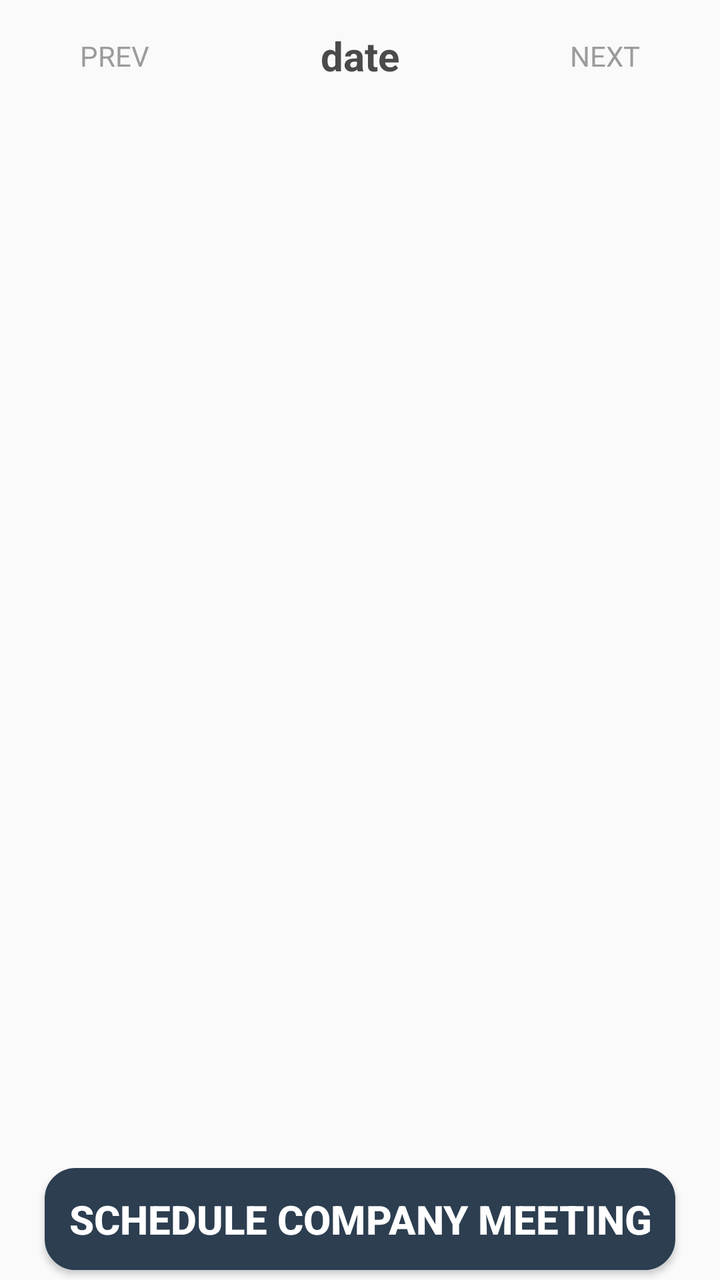
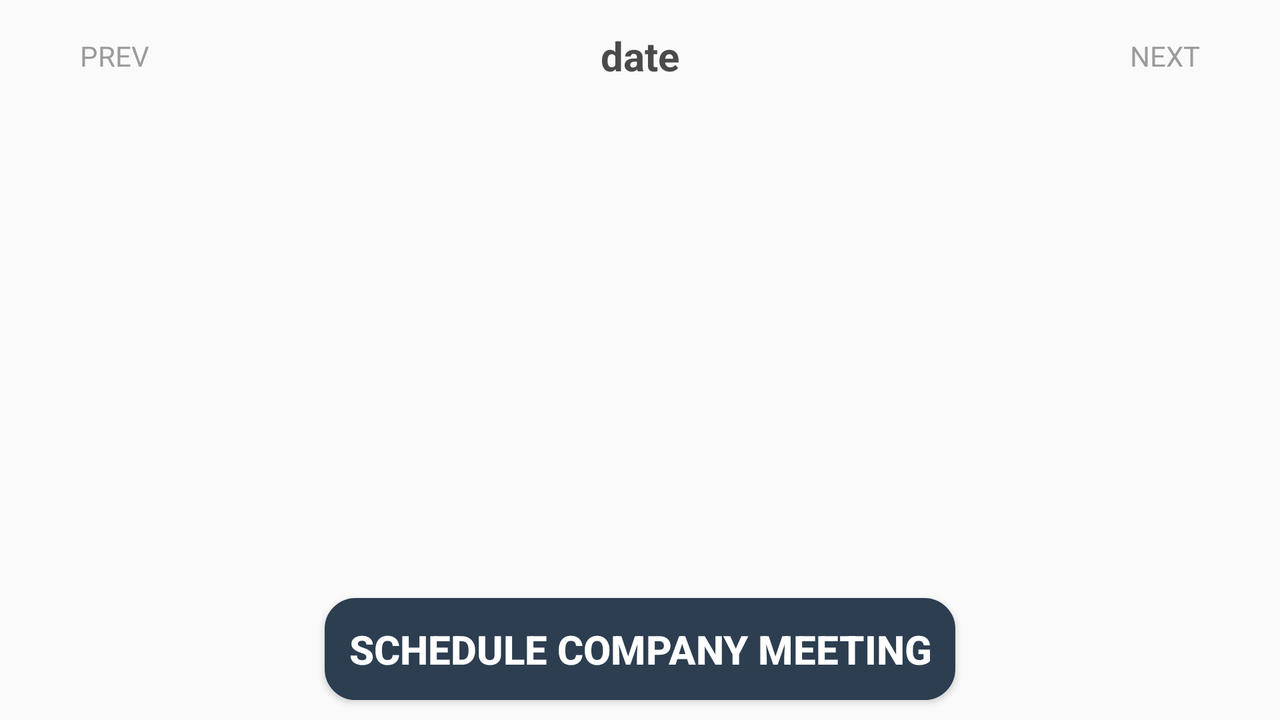

The same Android screen from two of the app's own layout files: first res/layout/ as a phone draws it, then the repository's variant for another configuration, drawn on a device whose configuration selects that folder. Both files follow.
<!-- AndroidManifest.xml: application theme AppTheme -->
<!-- res/layout/activity_main.xml -->
<?xml version="1.0" encoding="utf-8"?>
<RelativeLayout xmlns:android="http://schemas.android.com/apk/res/android"
    xmlns:tools="http://schemas.android.com/tools"
    android:layout_width="match_parent"
    android:layout_height="match_parent"
    xmlns:app="http://schemas.android.com/apk/res-auto"
    android:orientation="vertical"
    tools:context=".MainActivity">


    <RelativeLayout
        android:layout_width="match_parent"
        android:layout_height="56dp"
        android:layout_alignParentTop="true"
        android:layout_centerHorizontal="true"
        >
        <ImageView
            android:id="@+id/prevImage"
            android:layout_width="40dp"
            android:layout_height="40dp"
            android:layout_marginStart="0dp"
            android:layout_centerVertical="true"
            android:background="@drawable/ic_chevron_left_white_24dp"
            />

        <TextView
            android:id="@+id/prev"
            android:layout_width="wrap_content"
            android:layout_height="wrap_content"
            android:layout_marginStart="0dp"
            android:layout_centerVertical="true"
            android:layout_toRightOf="@+id/prevImage"
            android:text="PREV"
            android:textColor="#9B9B9B"
            />


        <TextView
            android:id="@+id/topdate"
            android:layout_width="wrap_content"
            android:layout_height="wrap_content"
            android:text="date"
            android:layout_centerVertical="true"
            android:layout_centerHorizontal="true"
            android:textColor="#4A4A4A"
            android:textSize="20sp"
            android:textStyle="bold"
            />


        <TextView
            android:id="@+id/next"
            android:layout_width="wrap_content"
            android:layout_height="wrap_content"
            android:layout_centerVertical="true"
            android:layout_marginStart="0dp"
            android:layout_toLeftOf="@+id/nextImage"
            android:text="NEXT"
            android:textColor="#9B9B9B"
            />

        <ImageView
            android:id="@+id/nextImage"
            android:layout_width="40dp"
            android:layout_height="40dp"
            android:layout_centerVertical="true"
            android:layout_alignParentRight="true"
            android:background="@drawable/ic_chevron_right_black_24dp"
            />


    </RelativeLayout>

        <android.support.v7.widget.RecyclerView
            android:id="@+id/recyclerView"
            android:layout_marginTop="56dp"
            android:layout_marginBottom="65dp"
            android:layout_width="match_parent"
            android:layout_height="760dp"
            android:layout_alignParentTop="true">

        </android.support.v7.widget.RecyclerView>




    <Button
        android:id="@+id/schedule"
        android:layout_width="wrap_content"
        android:layout_height="wrap_content"
        android:layout_alignParentBottom="true"
        android:layout_marginBottom="5dp"
        android:layout_marginTop="10dp"
        android:layout_centerInParent="true"
        android:background="@drawable/mybutton"
        android:gravity="center"
        android:onClick="schedule"
        android:padding="12dp"
        android:text="SCHEDULE COMPANY MEETING"
        android:textColor="@color/white"
        android:textSize="20sp"
        android:textStyle="bold" />




</RelativeLayout>
<!-- resources referenced by this layout -->
<resources>
  <color name="white">#FFFFFF</color>
  <!-- drawable mybutton (drawable) -->
  <?xml version="1.0" encoding="utf-8"?>
  <selector xmlns:android="http://schemas.android.com/apk/res/android">
  
  
  
      <item android:state_pressed="true" >
          <shape android:shape="rectangle"  >
              <corners android:radius="15dip" />
              <stroke android:width="1dip" android:color="#96BCD4" />
              <gradient android:angle="-90" android:startColor="#96BCD4" android:endColor="#96BCD4" />
          </shape>
      </item>
  
      <item>
          <shape android:shape="rectangle"  >
              <corners android:radius="15dip" />
              <stroke android:width="1dip" android:color="@color/colorPrimary" />
              <gradient android:angle="-90" android:startColor="@color/colorPrimary" android:endColor="@color/colorPrimary" />
          </shape>
      </item>
  
  
  </selector>
  <style name="AppTheme" parent="Theme.AppCompat.Light.DarkActionBar">
          
          <item name="colorPrimary">@color/colorPrimary</item>
          <item name="colorPrimaryDark">@color/colorPrimaryDark</item>
          <item name="colorAccent">@color/colorAccent</item>
      </style>
  <color name="colorPrimary">#2c3e50</color>
  <color name="colorPrimaryDark">#2c3e50</color>
  <color name="colorAccent">#D81B60</color>
</resources>
<!-- res/layout-land/activity_main.xml (the repository's variant of the layout above) -->
<!-- drawn on the phone turned sideways -->
<?xml version="1.0" encoding="utf-8"?>
<RelativeLayout xmlns:android="http://schemas.android.com/apk/res/android"
    xmlns:tools="http://schemas.android.com/tools"
    android:layout_width="match_parent"
    android:layout_height="match_parent"
    xmlns:app="http://schemas.android.com/apk/res-auto"
    android:orientation="vertical"
    tools:context=".MainActivity">



    <RelativeLayout
        android:layout_width="match_parent"
        android:layout_height="56dp"
        android:layout_alignParentTop="true"
        android:layout_centerHorizontal="true"
        >
        <ImageView
            android:id="@+id/prevImage"
            android:layout_width="40dp"
            android:layout_height="40dp"
            android:layout_marginStart="0dp"
            android:layout_centerVertical="true"
            android:background="@drawable/ic_chevron_left_white_24dp"
            />

        <TextView
            android:id="@+id/prev"
            android:layout_width="wrap_content"
            android:layout_height="wrap_content"
            android:layout_marginStart="0dp"
            android:layout_centerVertical="true"
            android:layout_toRightOf="@+id/prevImage"
            android:text="PREV"
            android:textColor="#9B9B9B"
            />


        <TextView
            android:id="@+id/topdate"
            android:layout_width="wrap_content"
            android:layout_height="wrap_content"
            android:text="date"
            android:layout_centerVertical="true"
            android:layout_centerHorizontal="true"
            android:textColor="#4A4A4A"
            android:textSize="20sp"
            android:textStyle="bold"
            />


        <TextView
            android:id="@+id/next"
            android:layout_width="wrap_content"
            android:layout_height="wrap_content"
            android:layout_centerVertical="true"
            android:layout_marginStart="0dp"
            android:layout_toLeftOf="@+id/nextImage"
            android:text="NEXT"
            android:textColor="#9B9B9B"
            />

        <ImageView
            android:id="@+id/nextImage"
            android:layout_width="40dp"
            android:layout_height="40dp"
            android:layout_centerVertical="true"
            android:layout_alignParentRight="true"
            android:background="@drawable/ic_chevron_right_black_24dp"
            />


    </RelativeLayout>


        <android.support.v7.widget.RecyclerView
            android:id="@+id/recyclerView"
            android:layout_marginTop="56dp"
            android:layout_width="match_parent"
            android:layout_height="wrap_content"
            android:layout_marginBottom="5dp"
            android:layout_above="@+id/schedule"
            android:layout_alignParentTop="true">

        </android.support.v7.widget.RecyclerView>




    <Button
        android:id="@+id/schedule"
        android:layout_width="wrap_content"
        android:layout_height="wrap_content"
        android:layout_marginTop="10dp"
        android:layout_alignParentBottom="true"
        android:layout_marginBottom="10dp"
        android:layout_centerInParent="true"
        android:background="@drawable/mybutton"
        android:gravity="center"
        android:onClick="schedule"
        android:padding="12dp"
        android:text="SCHEDULE COMPANY MEETING"
        android:textColor="@color/white"
        android:textSize="20sp"
        android:textStyle="bold" />





</RelativeLayout>
